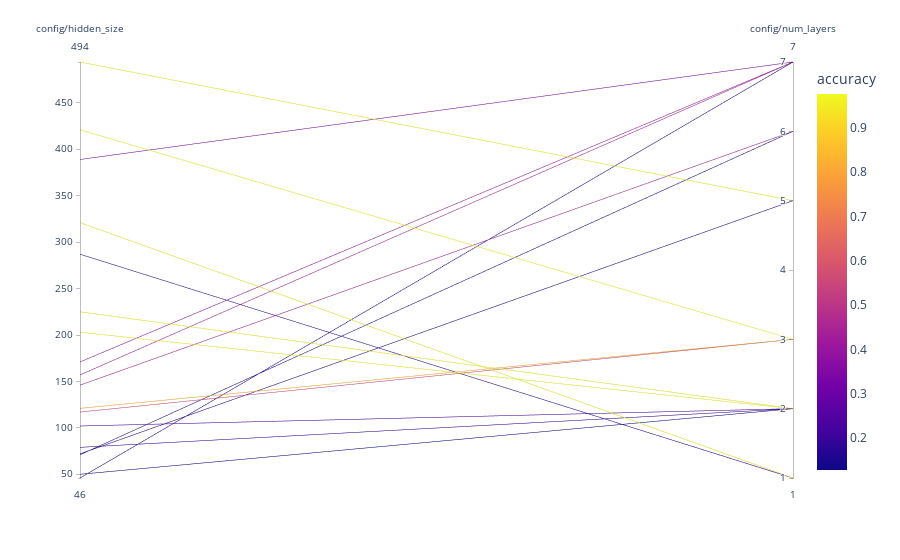

The notebook cell saved with this chart:
### Code cell
visualize.parallel_plot(analysis, columns)

### Figure 1 — Plotly figure (JSON) as saved in the notebook; plotly's stock layout.template omitted (floating-point values rounded to 4 significant figures)
{"data": [{"dimensions": [{"label": "config/hidden_size", "values": [71, 121, 225, 421, 321, 79, 117, 203, 287, 50, 389, 72, 102, 146, 171, 494, 46, 157]}, {"label": "config/num_layers", "values": [6, 3, 2, 3, 1, 2, 3, 2, 1, 2, 7, 5, 2, 6, 7, 5, 7, 7]}], "domain": {"x": [0, 1], "y": [0, 1]}, "line": {"color": [0.1437, 0.8172, 0.9578, 0.9766, 0.9547, 0.1891, 0.5703, 0.9672, 0.1781, 0.1281, 0.3625, 0.1656, 0.2313, 0.4469, 0.4, 0.9672, 0.1656, 0.4422], "coloraxis": "coloraxis"}, "name": "", "type": "parcoords"}], "layout": {"coloraxis": {"colorbar": {"title": {"text": "accuracy"}}, "colorscale": [[0, "#0d0887"], [0.1111, "#46039f"], [0.2222, "#7201a8"], [0.3333, "#9c179e"], [0.4444, "#bd3786"], [0.5556, "#d8576b"], [0.6667, "#ed7953"], [0.7778, "#fb9f3a"], [0.8889, "#fdca26"], [1, "#f0f921"]]}, "legend": {"tracegroupgap": 0}, "margin": {"t": 60}}}
